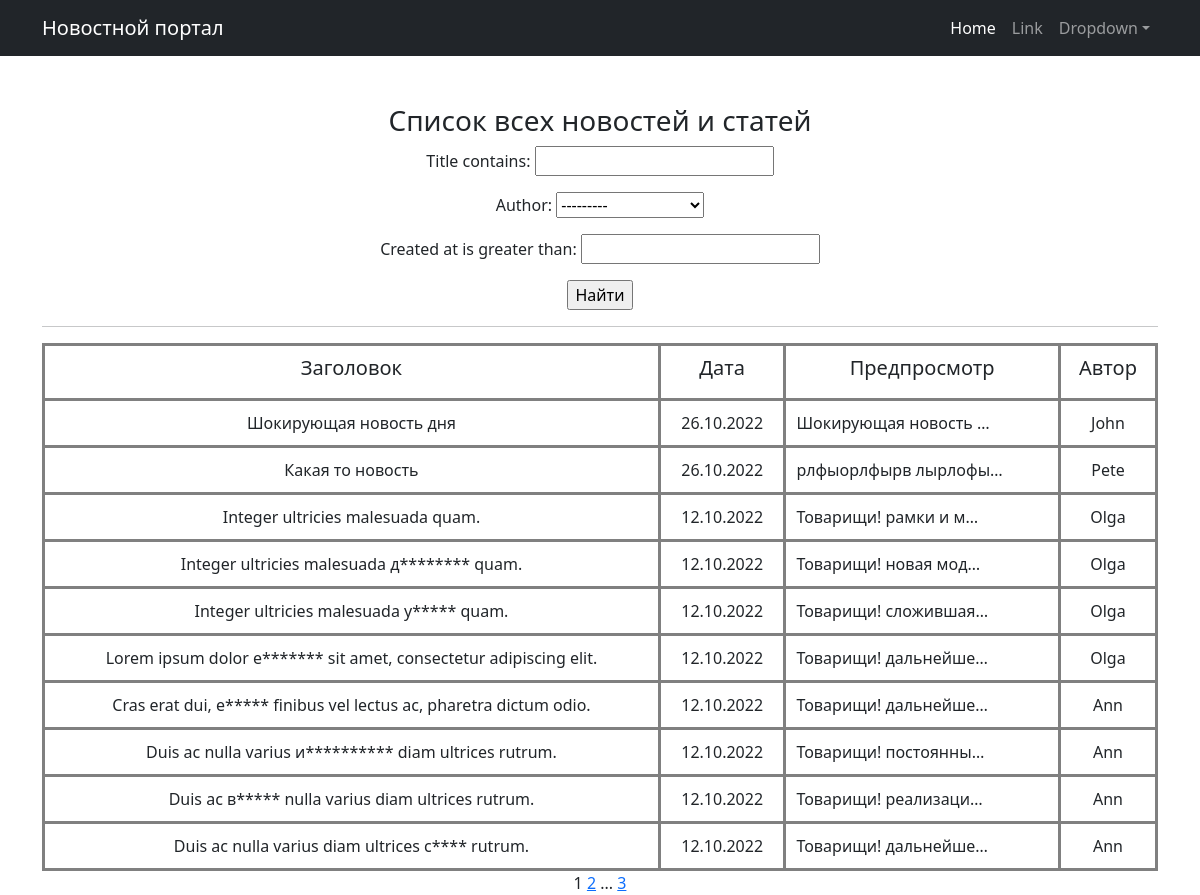
Page /news/search/ on the earlier database version.
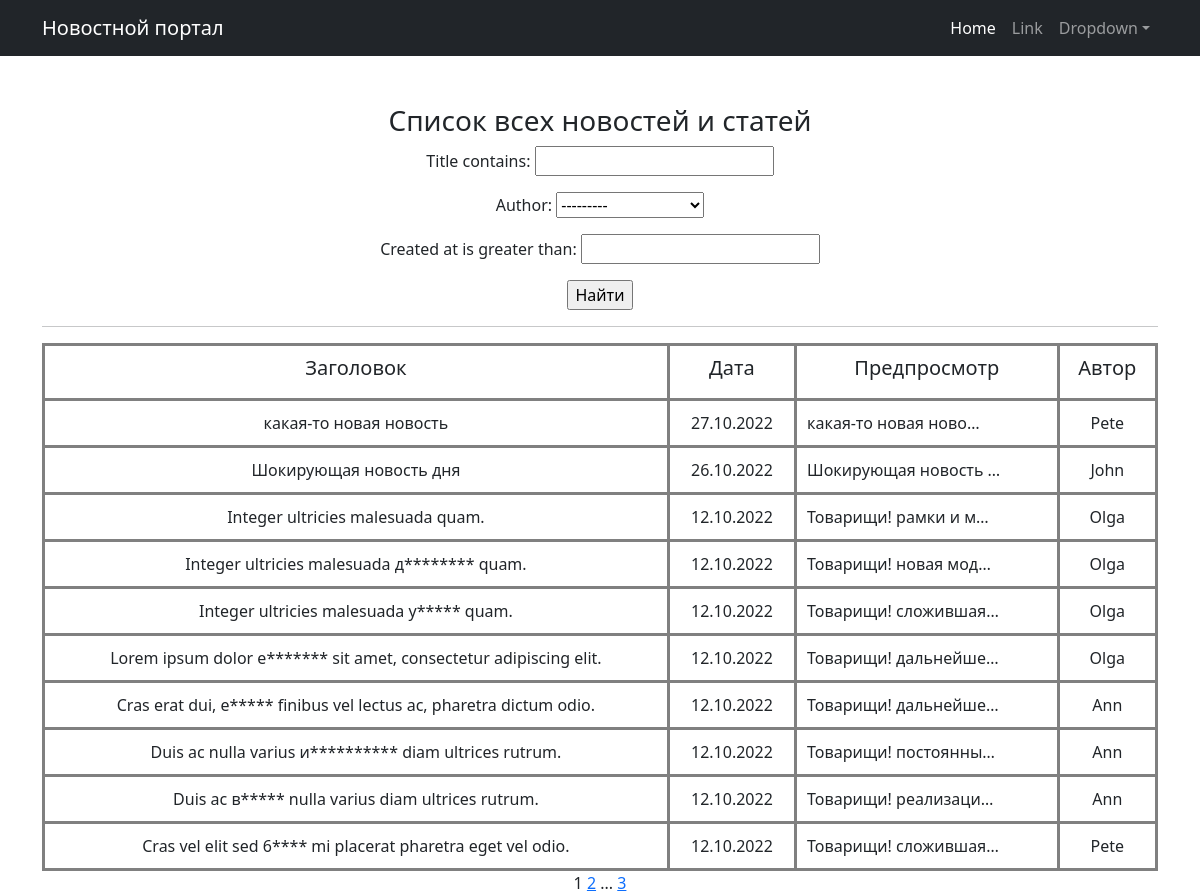
Same page on the later database version.
### news/models.py (models this page shows, shortened)
class Post(models.Model):
    article = "ARTS"
    news = "NEWS"
    TYPES = [
        (news, "Новость"),
        (article, "Статья"),
    ]
    preview_len = 124
    author = models.ForeignKey(Author, on_delete=models.CASCADE)
    type_post = models.CharField(max_length=4, choices=TYPES)
    title = models.CharField(max_length=255)
    content = models.TextField()
    rating = models.IntegerField(default=0)
    created_at = models.DateTimeField(auto_now_add=True)
    categories = models.ManyToManyField(Category, through="PostCategory")

class Author(models.Model):
    user = models.OneToOneField(User, on_delete=models.CASCADE)
    rating = models.IntegerField(default=0)

### news/views.py (the view)
# urls.py: path("news/search/", PostSearch.as_view(), name="post_search"),
class PostSearch(ListView):
    model = Post
    ordering = "-created_at"
    template_name = "post_search.html"
    paginate_by = 10
    context_object_name = "post_list"
    def get_queryset(self):
        queryset = super().get_queryset()
        self.filterset = PostFilter(self.request.GET, queryset)
        return self.filterset.qs
    def get_context_data(self, **kwargs):
        context = super().get_context_data()
        context["filterset"] = self.filterset
        return context

### news/templatetags/custom_filters.py (called while the page is built)
@register.filter()
def censor(value: str) -> str:
    return cens.cencor(value)

    def cencor(self, content: str) -> str:
        raw_words = content.split()
        words = [word for word in content.translate(str.maketrans("", "", string.punctuation)).split()]
        for i, word in enumerate(words):
            if word in self.__mat:
                raw_word = raw_words[i]
                last_symbol = raw_word[-1]
                if last_symbol.isalpha():
                    raw_words[i] = self.__replace(raw_word)
                else:
                    raw_words[i] = "{0}{1}".format(self.__replace(raw_word[:-1]), last_symbol)
        return " ".join(raw_words)

    def __replace(self, word: str) -> str:
        return "{0}{1}".format(word[0], "*" * (len(word) - 1))

### templates/post_search.html (shortened to what this page needs)
{% extends 'flatpages/default.html' %}
{% load custom_filters %}
{% block content %}
    <h3>Список всех новостей и статей</h3>
    <form action=""method="get">
       {{ filterset.form.as_p }}
    <input type="submit" value="Найти">
   </form>
    <hr>
    {% if post_list %}
        <table cellpadding="10" width="100%" cols="3" align="center">
            <tr>
                <td><h5>Заголовок</h5></td>
                <td><h5>Дата</h5></td>
                <td><h5>Предпросмотр</h5></td>
                <td><h5>Автор</h5></td>
            </tr>
            {% for post in post_list%}
            <tr>
                <td>{{ post.title|censor }}</td>
                <td>{{ post.created_at|date:'d.m.Y' }}</td>
                <td align="left">{{ post.content|censor|truncatechars:20}}</td>
                <td>{{ post.author.user.username }}</td>
            </tr>
            {%endfor%}
        </table>
    {% else %}
        <h3>Новостей нет</h3>
    {% endif %}
    {{ page_obj.number }}
    {% if page_obj.has_next %}
       <a href="?page={{ page_obj.next_page_number }}">{{ page_obj.next_page_number }}</a>
       {% if paginator.num_pages != page_obj.next_page_number %}
           ...
           <a href="?page={{ page_obj.paginator.num_pages }}">{{ page_obj.paginator.num_pages }}</a>
       {% endif %}
    {% endif %}
{% endblock content %}

Differences in the rows shown:
removed Post: title|censor "Какая то новость", created_at "26.10.2022", content|censor "рлфыорлфырв лырлофы…", author.user.username "Pete"
removed Post: title|censor "Duis ac nulla varius diam ultrices с**** rutrum.", created_at "12.10.2022", content|censor "Товарищи! дальнейше…", author.user.username "Ann"
added Post: title|censor "какая-то новая новость", created_at "27.10.2022", content|censor "какая-то новая ново…", author.user.username "Pete"
now on this page (row unchanged): Post: title|censor "Cras vel elit sed 6**** mi placerat pharetra eget vel odio.", created_at "12.10.2022", content|censor "Товарищи! сложившая…", author.user.username "Pete"
